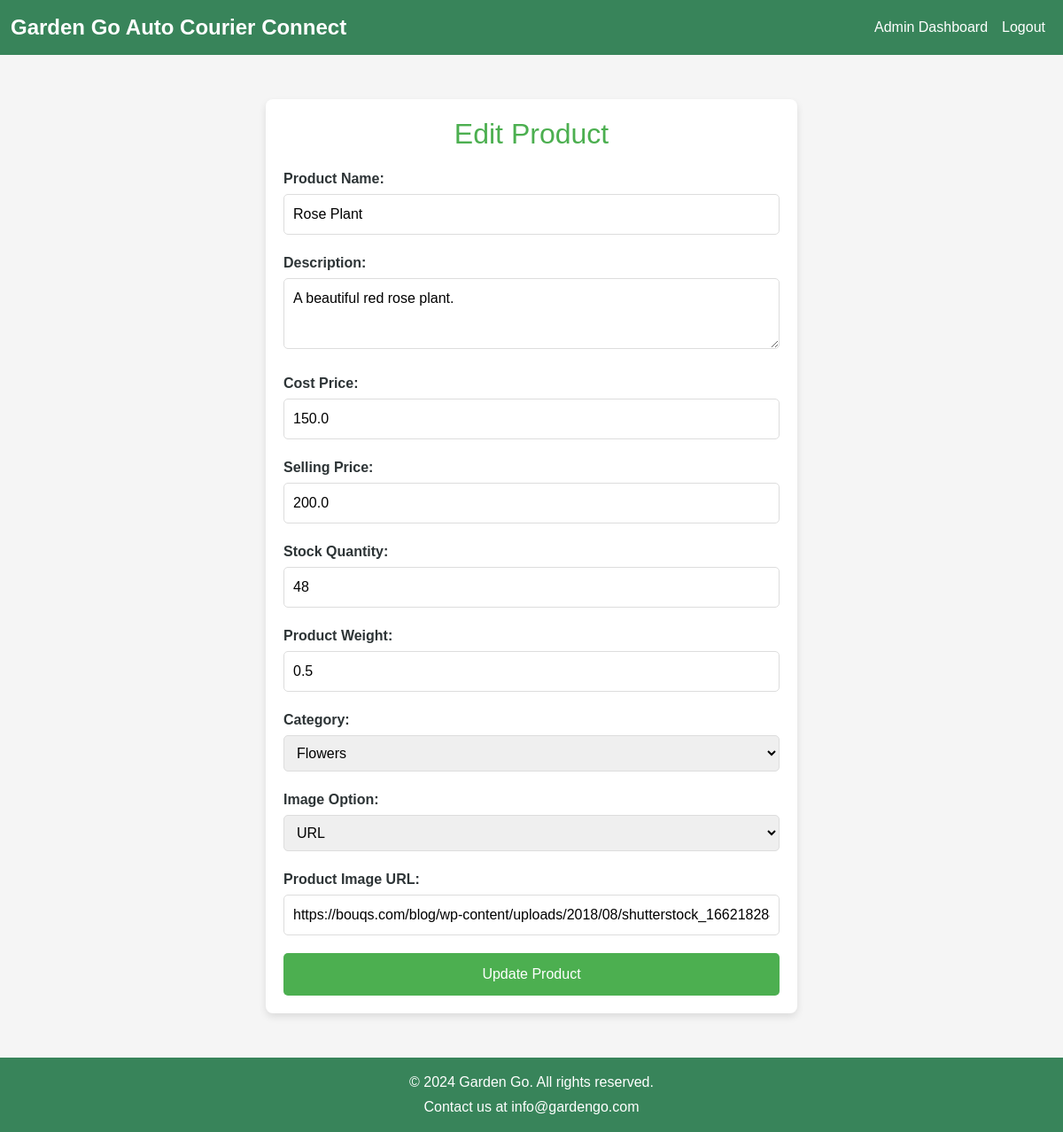
Before: /admin/products/edit/1 (signed in) with the older database file.
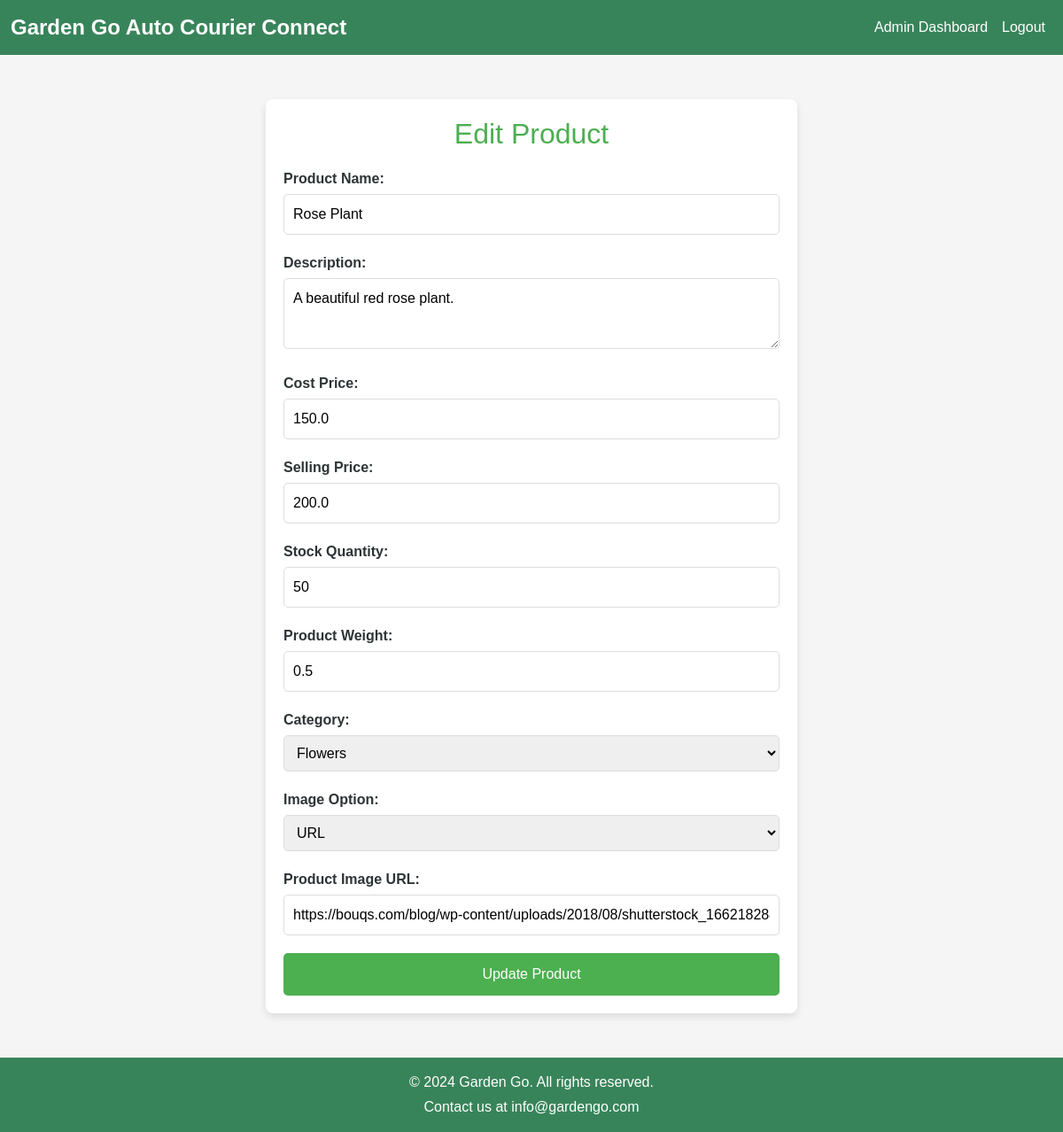
After: the same page with the newer database file.
### models.py (models this page shows)
class Product(db.Model):
    __tablename__ = 'product'
    product_id = db.Column(db.Integer, primary_key=True)
    name = db.Column(db.String(80), nullable=False)
    cost_price = db.Column(db.Float, nullable=False)
    selling_price = db.Column(db.Float, nullable=False)
    description = db.Column(db.String)
    stock_quantity = db.Column(db.Integer, nullable=False)
    image_url = db.Column(db.String)
    product_weight = db.Column(db.Float, nullable=False)  # New attribute
    category_id = db.Column(db.Integer, db.ForeignKey('category.category_id'))
    category = db.relationship('Category', back_populates='products')
    cart_items = db.relationship('CartItem', back_populates='product')
    order_items = db.relationship('OrderItem', back_populates='product')

class Category(db.Model):
    __tablename__ = 'category'
    category_id = db.Column(db.Integer, primary_key=True)
    category_name = db.Column(db.String(50), nullable=False)
    category_description = db.Column(db.String)
    products = db.relationship('Product', back_populates='category')

### admin.py (the view, shortened to what this page needs)
@admin_bp.route('/products/edit/<int:product_id>', methods=['GET', 'POST'])
@login_required
def edit_product(product_id):
    if current_user.role != 'Admin':
        flash('Unauthorized access!', 'danger')
        return redirect(url_for('dashboard'))
    product = Product.query.get_or_404(product_id)
    categories = Category.query.all()
    return render_template('admin/add_edit_product.html', product=product, categories=categories, edit=True)

### app.py (called while the page is built)
@login_manager.user_loader
def load_user(user_id):
    return User.query.get(int(user_id))

@app.before_request
def update_last_login():
    if current_user.is_authenticated:
        current_user.last_login = datetime.utcnow()
        db.session.commit()

### templates/admin/add_edit_product.html (shortened to what this page needs)
{% extends 'base.html' %}
{% block css %}
<link rel="stylesheet" href="{{ url_for('static', filename='css/admin/add_product.css') }}">
{% endblock %}
{% block content %}
<main class="form-wrapper">
    <h1 class="form-title">{{ 'Edit Product' if edit else 'Add New Product' }}</h1>
    <form method="POST" action="" enctype="multipart/form-data" class="form-container">
        <div class="form-group">
            <label for="name">Product Name:</label>
            <input type="text" id="name" name="name" value="{{ product.name if edit else '' }}" required placeholder="Enter product name">
        </div>
        <div class="form-group">
            <label for="description">Description:</label>
            <textarea id="description" name="description" required placeholder="Enter product description">{{ product.description if edit else '' }}</textarea>
        </div>
        <div class="form-group">
            <label for="cost_price">Cost Price:</label>
            <input type="number" id="cost_price" name="cost_price" step="0.01" value="{{ product.cost_price if edit else '' }}" required placeholder="Enter cost price">
        </div>
        <div class="form-group">
            <label for="selling_price">Selling Price:</label>
            <input type="number" id="selling_price" name="selling_price" step="0.01" value="{{ product.selling_price if edit else '' }}" required placeholder="Enter selling price">
        </div>
        <div class="form-group">
            <label for="quantity">Stock Quantity:</label>
            <input type="number" id="quantity" name="quantity" value="{{ product.stock_quantity if edit else '' }}" required placeholder="Enter quantity">
        </div>
        <div class="form-group">
            <label for="product_weight">Product Weight:</label>
            <input type="floatformat" id="product_weight" name="product_weight" value="{{ product.product_weight if edit else '' }}" required placeholder="Enter product weight">
        </div>
        <div class="form-group">
            <label for="category">Category:</label>
            <select id="category" name="category" required>
                {% for category in categories %}
                <option value="{{ category.category_id }}" {% if edit and category.category_id == product.category_id %}selected{% endif %}>{{ category.category_name }}</option>
                {% endfor %}
            </select>
        </div>
        <div class="form-group">
            <label for="image_option">Image Option:</label>
            <select id="image_option" name="image_option" onchange="toggleImageInput()" required>
                <option value="url" {% if edit and product.image_url and not product.image_url.startswith('static/uploads') %}selected{% endif %}>URL</option>
            </select>
        </div>
        <div id="image_url_div" class="form-group" style="display: {% if edit and product.image_url and not product.image_url.startswith('static/uploads') %}block{% else %}none{% endif %};">
            <label for="image_url">Product Image URL:</label>
            <input type="text" id="image_url" name="image_url" value="{{ product.image_url if edit and not product.image_url.startswith('static/uploads') else '' }}" placeholder="Enter image URL">
        </div>
        <button type="submit" class="form-submit">{{ 'Update Product' if edit else 'Add Product' }}</button>
    </form>
</main>
{% endblock %}

Changed rows visible on the page:
changed Product "Rose Plant": quantity "48" → "50"
